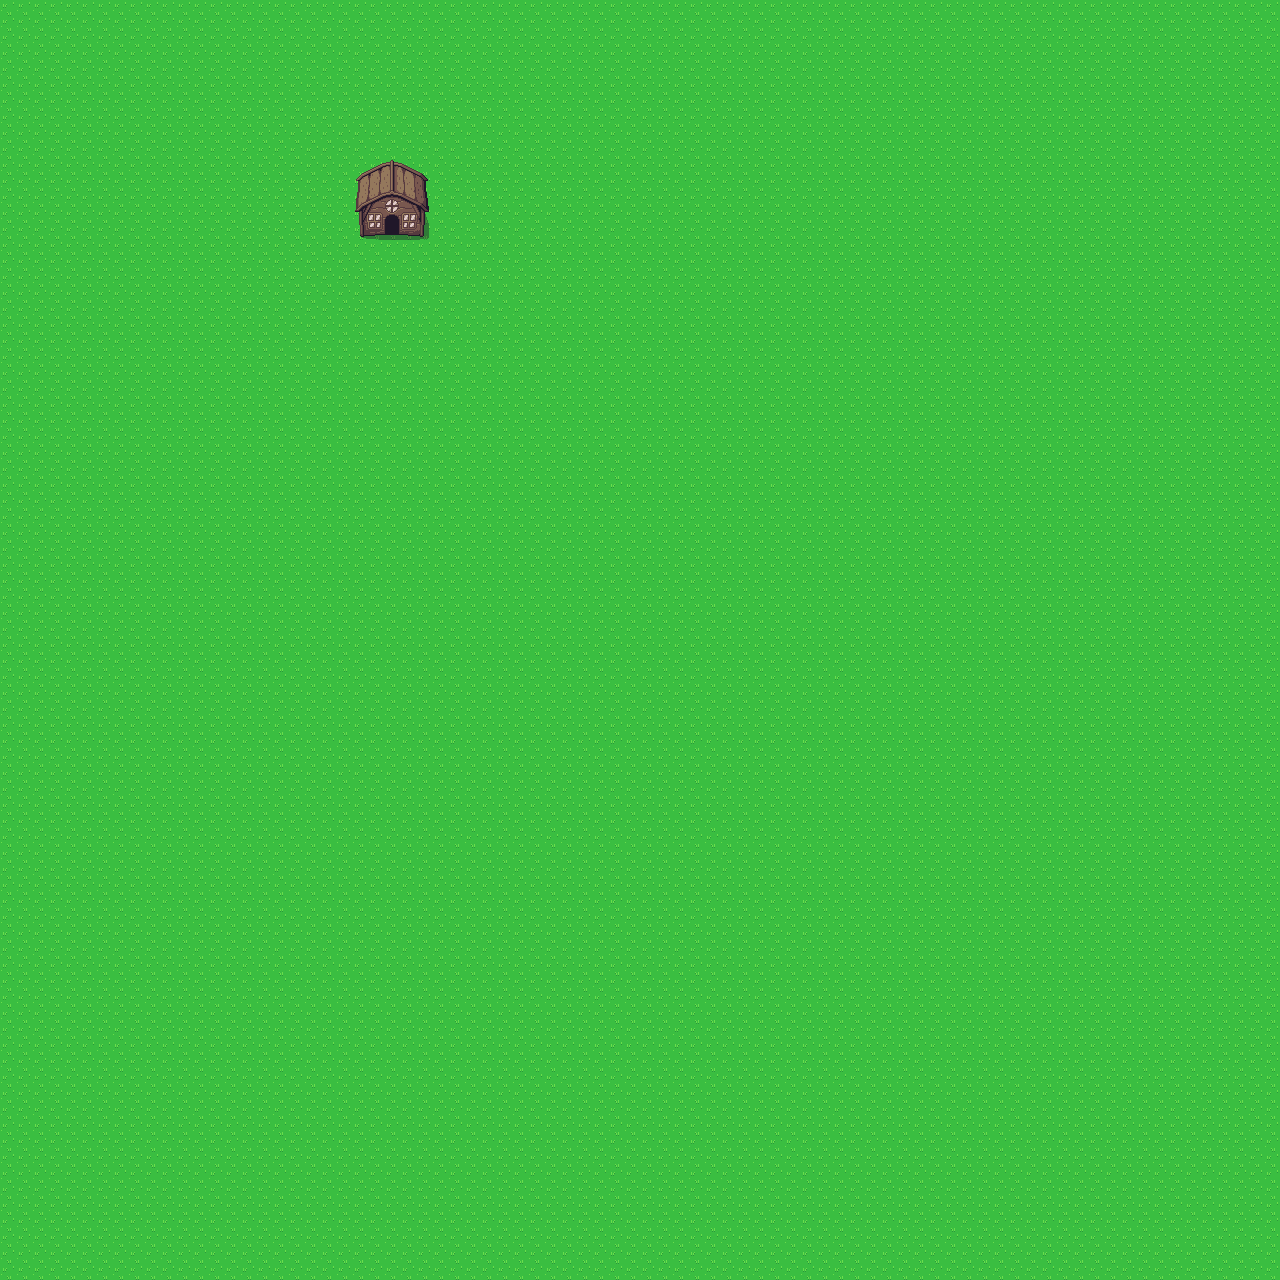

The image is a tile-based game level rendered from a .tmx file. Its description and source (layers, tilesets, objects; grid data summarised) follow:
An orthogonal 80x80 tile map with 16x16 px tiles, 3 tile layers (Ground, Trees, mountain) and 1 object.

<map version="1.10" tiledversion="1.11.2" orientation="orthogonal" renderorder="right-down" width="80" height="80" tilewidth="16" tileheight="16" infinite="0" nextlayerid="5" nextobjectid="2">
 <tileset firstgid="1" name="Overworld" tilewidth="16" tileheight="16" tilecount="1440" columns="40">
  <image source="../sprites/Overworld.png" width="640" height="576" />
 </tileset>
 <layer id="1" name="Ground" width="80" height="80">
  <data>[6400 cells, 6400 non-empty, 1 distinct tile ids]</data>
 </layer>
 <layer id="2" name="Trees" width="80" height="80">
  <data>[6400 cells, 25 non-empty, 25 distinct tile ids]</data>
 </layer>
 <layer id="3" name="mountain" width="80" height="80">
  <data>[6400 cells, 0 non-empty, 0 distinct tile ids]</data>
 </layer>
 <objectgroup id="4" name="walls">
  <object id="1" x="358" y="164" width="70" height="74" />
 </objectgroup>
</map>
